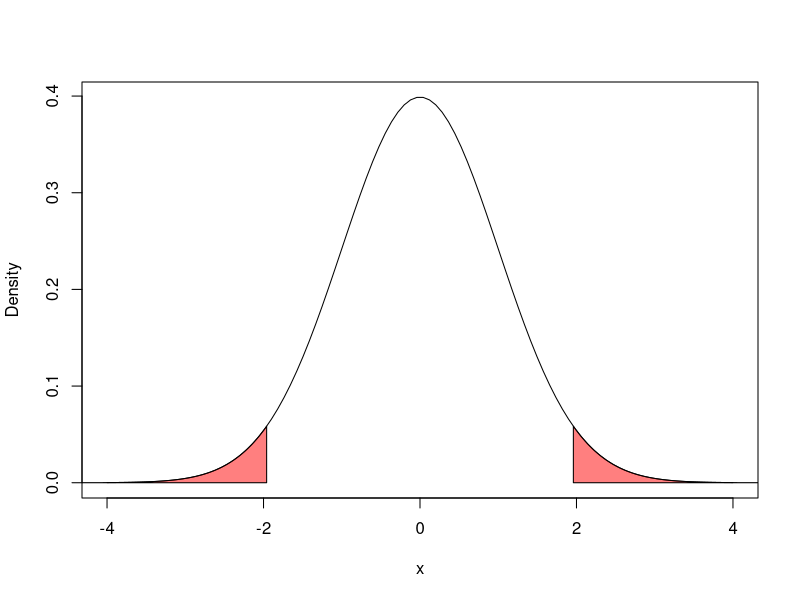

Write the R code that produced this figure.
## ---- chunk 1
library(tidyverse)

# ── Attaching core tidyverse packages ────────────────────────────────────────────── tidyverse 2.0.0 ──
# ✔ dplyr     1.1.3     ✔ readr     2.1.4
# ✔ forcats   1.0.0     ✔ stringr   1.5.0
# ✔ ggplot2   3.4.4     ✔ tibble    3.2.1
# ✔ lubridate 1.9.3     ✔ tidyr     1.3.0
# ✔ purrr     1.0.2     ── Conflicts ──────────────────────────────────────────────────────────────── tidyverse_conflicts() ──
# ✖ dplyr::filter() masks stats::filter()
# ✖ dplyr::lag()    masks stats::lag()
# ℹ Use the conflicted package to force all conflicts to become errors
## ---- chunk 2
dat <- read_csv(file = 'Lab2Data.csv')

# Rows: 205 Columns: 10── Column specification ──────────────────────────────────────────────────────────────────────────────
# Delimiter: ","
# chr (1): fave_animal
# dbl (9): id, e, n, c, a, o, pa, na, ls
# ℹ Use `spec()` to retrieve the full column specification for this data.
# ℹ Specify the column types or set `show_col_types = FALSE` to quiet this message.
## ---- chunk 3
head(dat) 
## ---- chunk 4
class(dat) # class
## ---- chunk 5
dim(dat) # dimension
## ---- chunk 6
str(dat) # structure
## ---- chunk 7
summary(dat)
## ---- chunk 8
sum(is.na(dat$e))
## ---- chunk 9
dat$e %>% 
  is.na() %>% 
  sum()
## ---- chunk 10
ex.vec <- c(1:15)
## ---- chunk 11
ex.vec[10]
## ---- chunk 12
dat[ , 2] 
dat[ ,"e"] 
dat$e 
## ---- chunk 13
big5 <- dat[,c("e", "a", "c", "n", "o")]

head(big5)
## ---- chunk 14
big5 <- dat %>% 
  select(c(e, a, c, n, o))
## ---- chunk 15
table(dat$fave_animal)
## ---- chunk 16
table(dat$e)
## ---- chunk 17
mean(big5$e)
## ---- chunk 18
mean(big5$e, na.rm = TRUE)
## ---- chunk 19
var(big5$e, na.rm = TRUE)
## ---- chunk 20
sd(big5$e, na.rm = TRUE)
## ---- chunk 21
filter(dat, fave_animal != "other")
## ---- chunk 22
cats_dogs <- filter(dat, fave_animal != "other")
## ---- chunk 23
filter(dat, fave_animal == "cat", e > 3)
## ---- chunk 24
cats_dogs %>% 
  group_by(fave_animal)
## ---- chunk 25
cats_dogs %>% 
  group_by(fave_animal) %>% 
  summarize(M = mean(a, na.rm = TRUE))
## ---- chunk 26
cats_dogs <- mutate(
  cats_dogs, # mutate is used to create a new variable in the dataframe cats_dogs
  e_level = if_else(
    e > 3, "high", "low"
    )
  ) # we're creating e_level, and saying that it's "high" 
    # if e is bigger than 3, "low" otherwise
## ---- chunk 27
cats_dogs %>% 
  group_by(fave_animal, e_level) %>% 
  summarize(M = mean(a, na.rm = TRUE))
## ---- chunk 28
cats_dogs %>% 
  group_by(fave_animal) %>% 
  summarize(M = mean(a, na.rm = TRUE), SD = sd(a, na.rm = TRUE)) 
## ---- chunk 29
e.mean <- mean(dat$e, na.rm = TRUE)
e.mean
## ---- chunk 30
n <- nrow(dat)
se <- 1/sqrt(n)
## ---- chunk 31
x <- seq(-4, 4, length=100)
Density <- dnorm(x)
plot(x, Density,  type="l", lty=1)

x <- seq(1.96, 5, length = 100)
z <- (dnorm(x))
polygon(c(1.96, x, 8), c(0, z, 0), col = rgb(1, 0, 0, 0.5))

x <- seq(-5, -1.96, length = 100)
z <- (dnorm(x))
polygon(c(-8, x, -1.96), c(0, z, 0), col = rgb(1, 0, 0, 0.5))
## ---- chunk 32
qnorm(0.975)
## ---- chunk 33
qnorm(.025)
## ---- chunk 34
z_95 <- qnorm(.975) # saving for the next step
## ---- chunk 35
# 90% CI
qnorm(0.95)

# 99% CI
qnorm(.995)
## ---- chunk 36
lowerlim <- e.mean - (z_95 * se) #this is the lower limit of your CI
upperlim <- e.mean + (z_95 * se) #this is the upper limit of your CI

lowerlim
upperlim
## ---- chunk 37
e.score <- dat[5 , "e"]
e.sd <- sd(dat$e, na.rm = TRUE)
(z.e <- (e.score - e.mean) / e.sd)

## ---- chunk 38
e.scores <- dat$e 
zs.e <- (e.scores - e.mean) / e.sd
## ---- chunk 39
mean(zs.e)

sd(zs.e)
